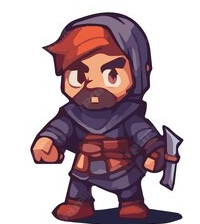

This is a level from a 2D game, rendered from its Tiled map with the project's own tilesets. A one-line summary and the complete map file follow:
An orthogonal 10x16 tile map with 20x14 px tiles, 1 tile layer (Tile Layer 1).

<map version="1.10" tiledversion="1.11.0" orientation="orthogonal" renderorder="right-down" width="10" height="16" tilewidth="20" tileheight="14" infinite="0" nextlayerid="2" nextobjectid="1">
 <tileset firstgid="1" source="character1.tsx" />
 <layer id="1" name="Tile Layer 1" width="10" height="16">
  <data encoding="csv">
114,115,116,117,118,119,120,121,122,123,
151,152,153,154,155,156,157,158,159,160,
188,189,190,191,192,193,194,195,196,197,
225,226,227,228,229,230,231,232,233,234,
262,263,264,265,266,267,268,269,270,271,
299,300,301,302,303,304,305,306,307,308,
336,337,338,339,340,341,342,343,344,345,
373,374,375,376,377,378,379,380,381,382,
410,411,412,413,414,415,416,417,418,419,
447,448,449,450,451,452,453,454,455,456,
484,485,486,487,488,489,490,491,492,493,
521,522,523,524,525,526,527,528,529,530,
558,559,560,561,562,563,564,565,566,567,
595,596,597,598,599,600,601,602,603,604,
632,633,634,635,636,637,638,639,640,641,
669,670,671,672,673,674,675,676,677,678
</data>
 </layer>
</map>